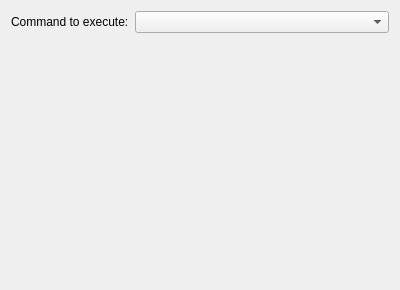
<?xml version="1.0" encoding="UTF-8"?>
<ui version="4.0">
 <class>CommandsListPage</class>
 <widget class="QWizardPage" name="CommandsListPage">
  <property name="geometry">
   <rect>
    <x>0</x>
    <y>0</y>
    <width>400</width>
    <height>290</height>
   </rect>
  </property>
  <property name="windowTitle">
   <string/>
  </property>
  <property name="title">
   <string>Select command</string>
  </property>
  <layout class="QVBoxLayout" name="verticalLayout">
   <item>
    <layout class="QHBoxLayout" name="horizontalLayout">
     <item>
      <widget class="QLabel" name="label">
       <property name="text">
        <string>Command to execute:</string>
       </property>
      </widget>
     </item>
     <item>
      <widget class="QComboBox" name="CommandsBox_">
       <property name="sizePolicy">
        <sizepolicy hsizetype="Expanding" vsizetype="Fixed">
         <horstretch>0</horstretch>
         <verstretch>0</verstretch>
        </sizepolicy>
       </property>
      </widget>
     </item>
    </layout>
   </item>
   <item>
    <spacer name="verticalSpacer">
     <property name="orientation">
      <enum>Qt::Vertical</enum>
     </property>
     <property name="sizeHint" stdset="0">
      <size>
       <width>20</width>
       <height>40</height>
      </size>
     </property>
    </spacer>
   </item>
  </layout>
 </widget>
 <resources/>
 <connections/>
</ui>
